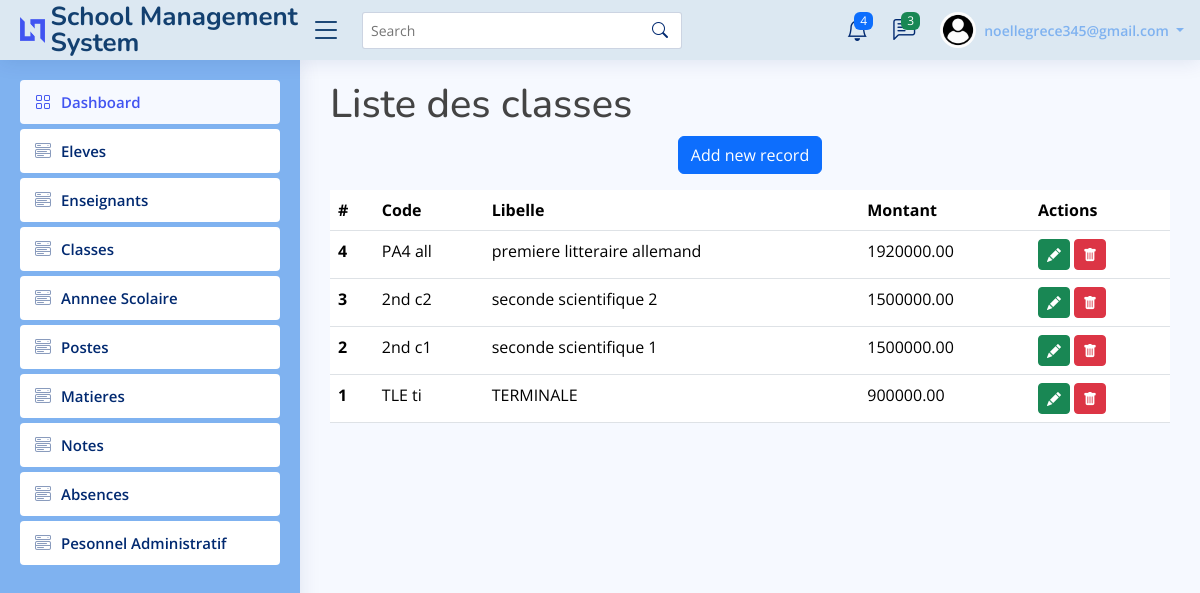
The page /show_classe (signed in) on the database its author committed.
### gestion_utilisateur/models.py (models this page shows, shortened)
class CustomUser(AbstractUser):
    USER_TYPE = ((1, "Personnel"), (2, "Professeur"), (3, "Parent_eleve"))
    SEXE = [("M", "Masculin"), ("F", "Feminin")]
    matricule =  models.TextField(max_length=5, editable=False, default="")
    nom = models.CharField(max_length=256)
    prenom = models.CharField(max_length=256)
    telephone = models.CharField(max_length=256, blank=True, null=True)
    address = models.TextField(blank=True, null=True)
    username = None # Removed username, using email instead
    email = models.EmailField(unique=True)
    user_type = models.PositiveSmallIntegerField(choices=USER_TYPE, null=True)
    sexe = models.CharField(max_length=1, choices=SEXE)
    created_at = models.DateTimeField(auto_now_add=True)
    updated_at = models.DateTimeField(auto_now=True)
    USERNAME_FIELD = "email"
    REQUIRED_FIELDS = []
    objects = CustomUserManager ()

class Classe(models.Model):
    code = models.CharField(max_length=25)
    libelle = models.CharField(max_length=50)
    montant = models.DecimalField(max_digits=15, decimal_places=2)

### gestion_utilisateur/views.py (the view)
# urls.py: path('show_classe', views.show_classe),
def show_classe(request):
    classes = Classe.objects.order_by('-id');
    return render(request, 'index_classe.html', {'classes':classes})

### gestion_utilisateur/templates/index_classe.html (shortened to what this page needs)
{% extends 'link.html' %}
{% load static %}
{% block content %}
    <h1> Liste des classes</h1>
    <center><a href="/create_classe" class="btn btn-primary"> Add new record</a></center>
    <table class="table mt-3">
        <thead>
          <tr>
            <th scope="col">#</th>
            <th scope="col">Code</th>
            <th scope="col">Libelle</th>
            <th scope="col">Montant</th>
            <th scope="col">Actions</th>
          </tr>
        </thead>
        <tbody>
            {% for value in classes %}
          <tr>
            <th scope="row">{{value.id}}</th>
            <td>{{value.code}}</td>
            <td>{{value.libelle}}</td>
            <td>{{value.montant}}</td>
            <td>
              <button class="openModalButton btn btn-success btn-sm" data-id="{{ value.id }}"><i class="bi bi-pencil-fill"></i></button>
              <button class="openModal btn btn-danger btn-sm" data-id="{{ value.id }}"><i class="bi bi-trash-fill"></i></button>
            </td>
          </tr>
        {% empty %}
          <tr><td> No record found </td></tr>
        {% endfor %}
        </tbody>
      </table>
{% endblock %}

### gestion_utilisateur/templates/link.html (shortened to what this page needs)
<!DOCTYPE html>
{% load static%}
<html lang="en">
  <head>
    <link
      href="{% static 'assets/vendor/bootstrap/css/bootstrap.min.css' %}"
      rel="stylesheet"
    />
    <link
      href="{% static 'assets/vendor/bootstrap-icons/bootstrap-icons.css' %}"
      rel="stylesheet"
    />
    <link
      href="{% static 'assets/vendor/boxicons/css/boxicons.min.css' %}"
      rel="stylesheet"
    />
    <link
      href="{% static 'assets/vendor/quill/quill.snow.css' %}"
      rel="stylesheet"
    />
    <link
      href="{% static 'assets/vendor/quill/quill.bubble.css' %}"
      rel="stylesheet"
    />
    <link
      href="{% static 'assets/vendor/remixicon/remixicon.css' %}"
      rel="stylesheet"
    />
    <link
      href="{% static 'assets/vendor/simple-datatables/style.css' %}"
      rel="stylesheet"
    />
    <link href="{% static 'assets/css/style.css' %}" rel="stylesheet" />
  </head>
  <body>
    {% if user.is_authenticated %}
    <header id="header" class="header fixed-top d-flex align-items-center">
      <div class="d-flex align-items-center justify-content-between">
        <a href="index.html" class="logo d-flex align-items-center">
          <img src="assets/img/logo.png" alt="" />
          <span class="d-none d-lg-block">School Management System</span>
        </a>
        <i class="bi bi-list toggle-sidebar-btn"></i>
      </div>
      <div class="search-bar">
        <form
          class="search-form d-flex align-items-center"
          method="POST"
          action="#"
        >
          <input
            type="text"
            name="query"
            placeholder="Search"
            title="Enter search keyword"
          />
          <button type="submit" title="Search">
            <i class="bi bi-search"></i>
          </button>
        </form>
      </div>
      <nav class="header-nav ms-auto">
        <ul class="d-flex align-items-center">
          <li class="nav-item dropdown">
            <a class="nav-link nav-icon" href="#" data-bs-toggle="dropdown">
              <i class="bi bi-bell"></i>
              <span class="badge bg-primary badge-number">4</span> </a
            >
          </li>
          <li class="nav-item dropdown">
            <a class="nav-link nav-icon" href="#" data-bs-toggle="dropdown">
              <i class="bi bi-chat-left-text"></i>
              <span class="badge bg-success badge-number">3</span>
            </a>
          </li>
          <li class="nav-item dropdown pe-3">
            <a
              class="nav-link nav-profile d-flex align-items-center pe-0"
              href="#"
              data-bs-toggle="dropdown"
            >
              <img
                src="static\assets\img\profile.jpeg"
                alt="Profile"
                class="rounded-circle"
              />
              <span class="d-none d-md-block dropdown-toggle ps-2">
                {{ user.email }}
              </span> </a
            >
          </li>
        </ul>
      </nav>
    </header>
    <aside id="sidebar" class="sidebar">
      {% if user.user_type == 2 %}
      <ul class="sidebar-nav" id="sidebar-nav">
        <li class="nav-item">
          <a class="nav-link" href="/dsh_enseignant">
            <i class="bi bi-grid"></i>
            <span>Dashboard</span>
          </a>
        </li>
        <li class="nav-item">
          <a
            class="nav-link collapsed"
            data-bs-target="#components-nav"
            href="/show_classe"
          >
            <i class="bi bi-menu-button-wide"></i><span>Classes</span>
          </a>
        </li>
        <li class="nav-item">
          <a class="nav-link " data-bs-target="#components-nav" data-bs-toggle="collapse" href="#">
            <i class="bi bi-menu-button-wide"></i><span>Notes</span><i class="bi bi-chevron-down ms-auto"></i>
          </a>
          <ul id="components-nav" class="nav-content collapse" data-bs-parent="#sidebar-nav">
            <li>
              <a href="/notes/add_notes_view">
                <i class="bi bi-circle"></i><span>Ajouter note</span>
              </a>
            </li>
            <li>
              <a href="/notes/filter_notes">
                <i class="bi bi-circle"></i><span>Voir note</span>
              </a>
            </li>
          </ul>
        </li>
        <li class="nav-item">
          <a class="nav-link collapsed" href="/absences/show_absences">
            <i class="bi bi-menu-button-wide"></i><span>Absences</span>
          </a>
        </li>
      </ul>
  {% else %}
  <ul class="sidebar-nav" id="sidebar-nav">
    <li class="nav-item">
      <a class="nav-link" href="/dashboard">
        <i class="bi bi-grid"></i>
        <span>Dashboard</span>
      </a>
    </li>
    <li class="nav-item">
      <a
        class="nav-link collapsed"
        data-bs-target="#components-nav"
        href="/show_eleve"
      >
        <i class="bi bi-menu-button-wide"></i><span>Eleves</span>
      </a>
    </li>
    <li class="nav-item">
      <a
        class="nav-link collapsed"
        data-bs-target="#components-nav"
        href="/show_enseignant"
      >
        <i class="bi bi-menu-button-wide"></i><span>Enseignants</span>
      </a>
    </li>
    <li class="nav-item">
      <a
        class="nav-link collapsed"
        data-bs-target="#components-nav"
        href="/show_classe"
      >
        <i class="bi bi-menu-button-wide"></i><span>Classes</span>
      </a>
    </li>
    <li class="nav-item">
      <a
        class="nav-link collapsed"
        data-bs-target="#components-nav"
        href="/show_anneescolaire"
      >
        <i class="bi bi-menu-button-wide"></i><span>Annnee Scolaire</span>
      </a>
    </li>
    <li class="nav-item">
      <a
        class="nav-link collapsed"
        data-bs-target="#components-nav"
        href="/show_poste"
      >
        <i class="bi bi-menu-button-wide"></i><span>Postes</span>
      </a>
    </li>
    <li class="nav-item">
      <a
        class="nav-link collapsed"
        data-bs-target="#components-nav"
        href="/notes/show_matiere"
      >
        <i class="bi bi-menu-button-wide"></i><span>Matieres</span>
      </a>
    </li>
    <li class="nav-item">
      <a
        class="nav-link collapsed"
        data-bs-target="#components-nav"
        href="/show_notes"
      >
        <i class="bi bi-menu-button-wide"></i><span>Notes</span>
      </a>
    </li>
    <li class="nav-item">
      <a class="nav-link collapsed" href="/absences/show_absences">
        <i class="bi bi-menu-button-wide"></i><span>Absences</span>
      </a>
    </li>
    <li class="nav-item">
      <a
        class="nav-link collapsed"
        data-bs-target="#components-nav"
        href="/show_personnelAD"
      >
        <i class="bi bi-menu-button-wide"></i
        ><span>Pesonnel Administratif</span>
      </a>
    </li>
  </ul>
  {% endif %}
    </aside>
    <main id="main" class="main">{% block content %} {% endblock %}</main>
    {% endif %}
  </body>
</html>

### gestion_utilisateur/static/assets/css/style.css (style rules this page uses)
:root { scroll-behavior: smooth; }
body { font-family: "Open Sans", sans-serif; background: #f6f9ff; color: #444444; }
a { color: #4154f1; text-decoration: none; }
h1, h2, h3, h4, h5, h6 { font-family: "Nunito", sans-serif; }
#main { margin-top: 60px; padding: 20px 30px; transition: all 0.3s; }
.logo { line-height: 1; }
@media (min-width: 1200px) { .logo { width: 280px; } }
.logo img { max-height: 26px; margin-right: 6px; }
.logo span { font-size: 26px; font-weight: 700; color: #134070; font-family: "Nunito", sans-serif; }
.header { transition: all 0.5s; z-index: 997; height: 60px; box-shadow: 0px 2px 20px rgba(1, 41, 112, 0.1); background-color: #DCE8F2; padding-left: 20px; }
.header .toggle-sidebar-btn { font-size: 32px; padding-left: 10px; cursor: pointer; color: #134070; }
.header .search-bar { min-width: 360px; padding: 0 20px; }
.header .search-form { width: 100%; }
.header .search-form input { border: 0; font-size: 14px; color: #012970; border: 1px solid rgba(1, 41, 112, 0.2); padding: 7px 38px 7px 8px; border-radius: 3px; transition: 0.3s; width: 100%; }
.header .search-form button { border: 0; padding: 0; margin-left: -30px; background: none; }
.header .search-form button i { color: #012970; }
.header-nav ul { list-style: none; }
.header-nav>ul { margin: 0; padding: 0; }
.header-nav .nav-icon { font-size: 22px; color: #012970; margin-right: 25px; position: relative; }
.header-nav .nav-profile { color: #7FB2F0; }
.header-nav .nav-profile img { max-height: 36px; }
.header-nav .nav-profile span { font-size: 14px; font-weight: 600; }
.header-nav .badge-number { position: absolute; inset: -2px -5px auto auto; font-weight: normal; font-size: 12px; padding: 3px 6px; }
.sidebar { position: fixed; top: 60px; left: 0; bottom: 0; width: 300px; z-index: 996; transition: all 0.3s; padding: 20px; overflow-y: auto; scrollbar-width: thin; scrollbar-color: #aab7cf transparent; box-shadow: 0px 0px 20px rgba(1, 41, 112, 0.1); background-color: #7FB2F0; }
@media (min-width: 1200px) { #main, #footer { margin-left: 300px; } }
.sidebar-nav { padding: 0; margin: 0; list-style: none; }
.sidebar-nav li { padding: 0; margin: 0; list-style: none; }
.sidebar-nav .nav-item { margin-bottom: 5px; }
.sidebar-nav .nav-link { display: flex; align-items: center; font-size: 15px; font-weight: 600; color: #4154f1; transition: 0.3; background: #f6f9ff; padding: 10px 15px; border-radius: 4px; }
.sidebar-nav .nav-link i { font-size: 16px; margin-right: 10px; color: #4154f1; }
.sidebar-nav .nav-link.collapsed { color: #012970; background: #fff; }
.sidebar-nav .nav-link.collapsed i { color: #899bbd; }

### rows shown on the page
CustomUser: email "noellegrece345@gmail.com"
Classe: id "4", code "PA4 all", libelle "premiere litteraire allemand", montant "1920000.00"
Classe: id "3", code "2nd c2", libelle "seconde scientifique 2", montant "1500000.00"
Classe: id "2", code "2nd c1", libelle "seconde scientifique 1", montant "1500000.00"
Classe: id "1", code "TLE ti", libelle "TERMINALE", montant "900000.00"
